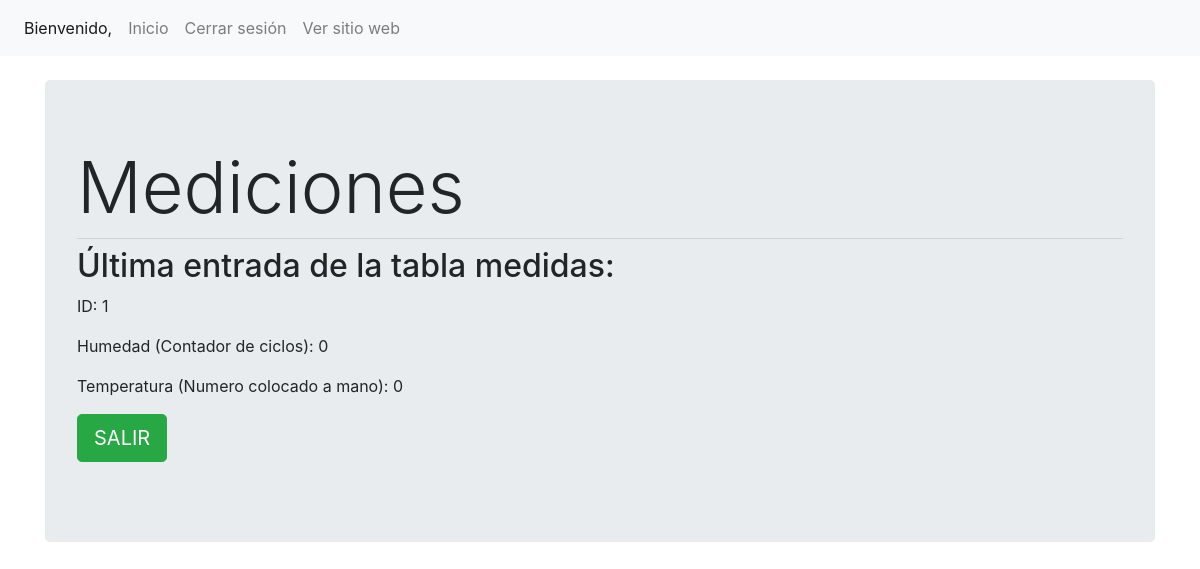
The app's page /user/inicio.php, older data.
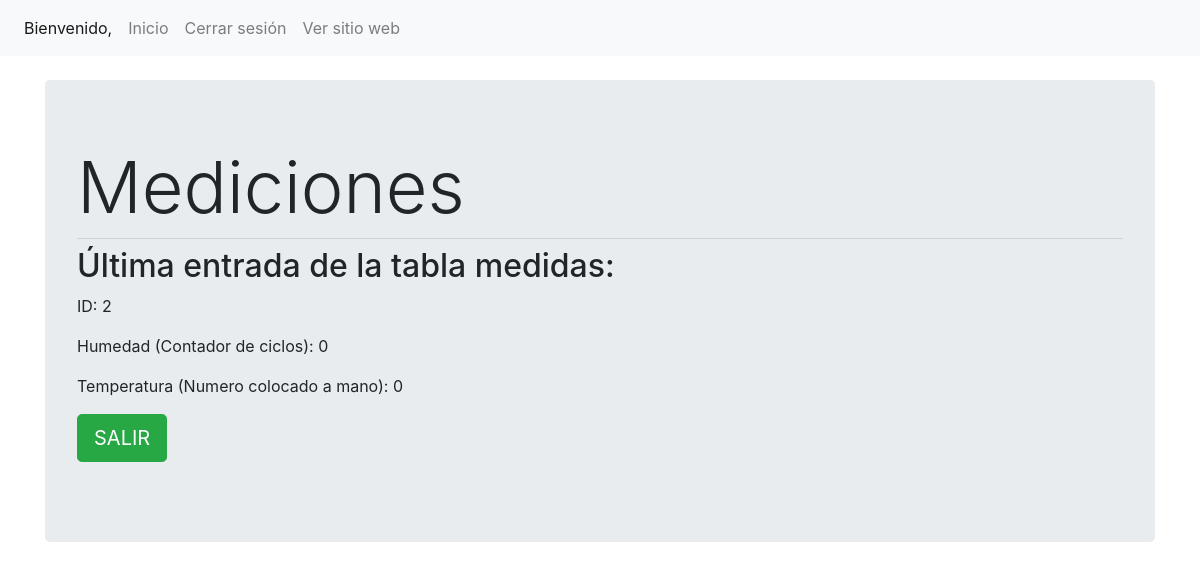
The same page, newer data.
### tables this page shows
CREATE TABLE `medicion` (
  `id` int(10) NOT NULL,
  `id sonda` int(15) NOT NULL,
  `fecha` date NOT NULL,
  `hora` time(6) NOT NULL,
  `Latitud` float NOT NULL,
  `Longitud` double NOT NULL,
  `Humedad` int(100) NOT NULL,
  `Temperatura` float NOT NULL,
  `Contaminacion` float NOT NULL
);

### bd/controlador.php (called while the page is built, shortened)
<?php
$servername = "localhost";
$username = "root";
$password = "";
$dbname = "proyecto3a";
$conn = new mysqli($servername, $username, $password, $dbname);
$sql = "SELECT * FROM medicion ORDER BY id DESC LIMIT 1";
$result = $conn->query($sql);
if ($result->num_rows > 0) {
    $row = $result->fetch_assoc();
} else {
    $row = array();
}
?>

### user/inicio.php (the view, shortened to what this page needs)
<!doctype html>
<html lang="en">
<head>
    <link rel="stylesheet" href="https://stackpath.bootstrapcdn.com/bootstrap/4.3.1/css/bootstrap.min.css"
>
</head>
<body>
    <?php $url = "http://" . $_SERVER['HTTP_HOST'] ?>
    <nav class="navbar navbar-expand navbar-light bg-light">
        <div class="nav navbar-nav">
            <a class="nav-item nav-link active" href="#"> Bienvenido,
                <?php echo $_SESSION['usuario']; ?> </a>
            <a class="nav-item nav-link" href="<?php echo $url; ?>/user/inicio.php">Inicio</a>
            <a class="nav-item nav-link" href="<?php echo $url; ?>/user/cerrar.php">Cerrar sesión</a>
            <a class="nav-item nav-link" href="<?php echo $url; ?>">Ver sitio web</a>
        </div>
    </nav>
    <br>
    <div class="container">
        <div class="row">
            <div class="col-md-12">
                <div class="jumbotron">
                    <h1 class="display-3">Mediciones</h1>
                    <hr class="my-2">
                    <?php
                    include '../bd/controlador.php';
                    if (!empty($row)) {
                        echo "<h2>Última entrada de la tabla medidas:</h2>";
                        echo "<p>ID: " . $row["id"] . "</p>";
                        echo "<p>Humedad (Contador de ciclos): " . $row["Humedad"] . "</p>";
                        echo "<p>Temperatura (Numero colocado a mano): " . $row["Temperatura"] . "</p>";
                    } else {
                        echo "<p>No se encontraron entradas en la tabla medicion.</p>";
                    }
                    ?>
                     <p class="lead">
                        <a class="btn btn-success btn-lg" href="../index.php" role="button">SALIR</a>
                    </p>
                </div>
            </div>
        </div>
    </div>
</body>
</html>

Row changes from the older to the newer data that the page shows:
no longer on this page (row unchanged): medicion: id "1", Humedad "0", Temperatura "0"
added medicion: id "2", Humedad "0", Temperatura "0"
